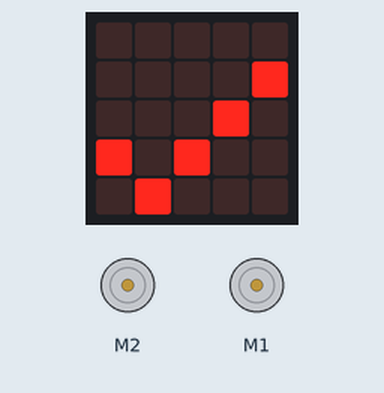
This program was run on a simulated BBC micro:bit (MakeCode). Parts: the board's 5×5 LED display, 2 × DC motor (green arrow = forward, orange = backward, longer = faster).

Above: at 0.1 s.
At 6.1 s:
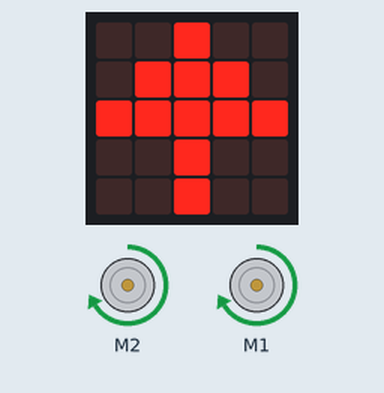
At 7.7 s:
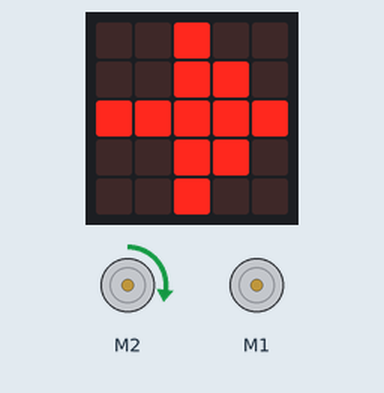
At 9.7 s:
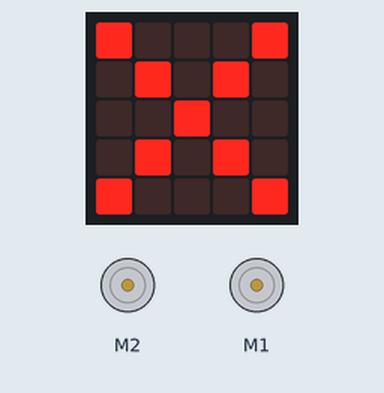
Timing chart, 0 to 11.2 s (numbered marks = the images above):
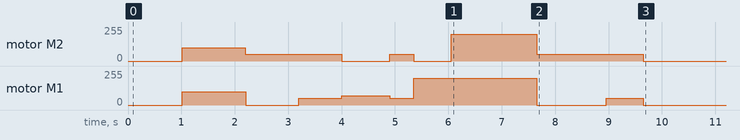

Measured:
- what the display in image 1 shows lasts 1.6 s, from 5.7 s to 7.3 s
- what the display in image 2 shows lasts 1.3 s, from 7.3 s to 8.6 s

The program:

demo_path_arrows.py
```python
basic.show_icon(IconNames.YES)
basic.show_leds("""
    . . # . .
        . # # # .
        # # # # #
        . . # . .
        . . # . .
""")
maqueen.motor_run(maqueen.Motors.M2, maqueen.Dir.CW, 100)
maqueen.motor_run(maqueen.Motors.M1, maqueen.Dir.CW, 100)
basic.pause(800)
basic.show_leds("""
    . . # . .
        . . # # .
        # # # # #
        . . # # .
        . . # . .
""")
maqueen.motor_run(maqueen.Motors.M2, maqueen.Dir.CW, 50)
maqueen.motor_run(maqueen.Motors.M1, maqueen.Dir.CW, 0)
basic.pause(600)
basic.show_leds("""
    . . # . .
        . # # # .
        # # # # #
        . . # . .
        . . # . .
""")
maqueen.motor_run(maqueen.Motors.M2, maqueen.Dir.CW, 50)
maqueen.motor_run(maqueen.Motors.M1, maqueen.Dir.CW, 50)
basic.pause(400)
basic.show_leds("""
    . . # . .
        . # # . .
        # # # # #
        . # # . .
        . . # . .
""")
maqueen.motor_run(maqueen.Motors.M2, maqueen.Dir.CW, 0)
maqueen.motor_run(maqueen.Motors.M1, maqueen.Dir.CW, 70)
basic.pause(500)
basic.show_leds("""
    . . # . .
        . # # # .
        # # # # #
        . . # . .
        . . # . .
""")
maqueen.motor_run(maqueen.Motors.M2, maqueen.Dir.CW, 50)
maqueen.motor_run(maqueen.Motors.M1, maqueen.Dir.CW, 50)
basic.pause(50)
basic.show_leds("""
    . . # . .
        . # # . .
        # # # # #
        . # # . .
        . . # . .
""")
maqueen.motor_run(maqueen.Motors.M2, maqueen.Dir.CW, 0)
maqueen.motor_run(maqueen.Motors.M1, maqueen.Dir.CW, 200)
basic.pause(300)
basic.show_leds("""
    . . # . .
        . # # # .
        # # # # #
        . . # . .
        . . # . .
""")
maqueen.motor_run(maqueen.Motors.M2, maqueen.Dir.CW, 200)
maqueen.motor_run(maqueen.Motors.M1, maqueen.Dir.CW, 200)
basic.pause(1200)
basic.show_leds("""
    . . # . .
        . . # # .
        # # # # #
        . . # # .
        . . # . .
""")
maqueen.motor_run(maqueen.Motors.M2, maqueen.Dir.CW, 50)
maqueen.motor_run(maqueen.Motors.M1, maqueen.Dir.CW, 0)
basic.pause(900)
basic.show_leds("""
    . . # . .
        . # # # .
        # # # # #
        . . # . .
        . . # . .
""")
maqueen.motor_run(maqueen.Motors.M2, maqueen.Dir.CW, 50)
maqueen.motor_run(maqueen.Motors.M1, maqueen.Dir.CW, 50)
basic.pause(300)
basic.show_leds("""
    # . . . #
        . # . # .
        . . # . .
        . # . # .
        # . . . #
""")
maqueen.motor_stop(maqueen.Motors.M2)
maqueen.motor_stop(maqueen.Motors.M1)

def on_forever():
    pass
basic.forever(on_forever)
```
